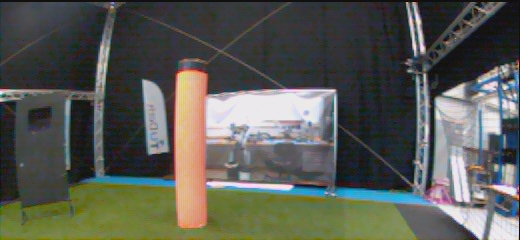
#> input picture Python Tryouts/test.jpg, 520 x 240 px, found by its file name
$ python most_optimized.py
#> lines starting #> are read from the running program, lines starting #| are printed output that depends on the picture; after the words box and inside, x2 and y2 are one past the last pixel; in counts of white or black regions, pixels touching at a corner belong together; long printed decimals are rounded
### Python Tryouts/Python Files/floor_detection.py
#  First implement decision tree from learning classifier notebook

# from image_processing import filter_color
import cv2
import matplotlib.pyplot as plt
import numpy as np

import os
from scipy.ndimage import convolve

# file = 'AE4317_2019_datasets/cyberzoo_aggressive_flight/20190121-144646/25181969.jpg'
file = 'AE4317_2019_datasets/cyberzoo_aggressive_flight/20190121-144646/41815146.jpg'
file = 'test.jpg'
assert os.path.exists(file)

im = cv2.imread(file)
#> im is the input picture: shape (240, 520, 3); mean B, G, R 84.3, 91.3, 89.4

'''
This file contains a ground decision tree
'''

def ground_decision_tree(im):

    im = cv2.cvtColor(im, cv2.COLOR_BGR2YUV)

    indices = np.where((im[:,:,1]<=115.5) & (im[:,:,2]<=145))
    # v smaller than 145
    im[:,:,1][indices] = 255
    im[:,:,2][indices] = 128
    im[:,:,0][indices] = 128
    mask = np.zeros((im.shape[0],im.shape[1]))
    mask[indices[0],indices[1]] = 255
    mask[mask<254] = 0

    im = cv2.cvtColor(im, cv2.COLOR_YUV2RGB)
    return im, mask

def isophote(im):
    pass

### Python Tryouts/Python Files/most_optimized.py
import cv2
import matplotlib.pyplot as plt
import numpy as np
import os
from scipy.ndimage import convolve
from floor_detection import ground_decision_tree
import sys
# file = 'AE4317_2019_datasets/cyberzoo_aggressive_flight/20190121-144646/25181969.jpg'
file_01 = 'AE4317_2019_datasets/cyberzoo_aggressive_flight/20190121-144646/41815146.jpg'
file = 'test.jpg'

assert os.path.exists(file)

im = cv2.imread(file)
sub_width = 25
height = 75

'''
This file is the final python implementation of the simple horizon finder and object detector algorithm

'''

# first create sub_images of original image to create more test samples
sub_images = []
for i in range(sub_width,im.shape[1],2*sub_width):
    sub_images.append(im[240-height:-1,i-sub_width:i+sub_width,:])
#> after the loop, sub_images = 10 items


### START HERE ###
def find_next(im_bw, prev_points, h,w,step = 3, alpha = .8):
    '''Inputs:
    im_bw: mask of ground, 1 if ground, 0 if not ground
    prev_points: previous points of the horizon, used to find next point more efficiently
    h: height of the sub_image
    step: step size to find next point, if 3 only every three columns, the horizon is detected

    output:
    next horizon point or the bottom of the image if no point is found (eg when corner)'''
    # if prev points is only the initial point, dir is [0,step]

    # append prev_points to have better moving average
    prev_points = [prev_points[0],prev_points[0],*prev_points]

    # estimate direction of next point based on previous points
    dir = [int((prev_points[-3][0]*1+prev_points[-2][0]*2+prev_points[-1][0]*3)/6)-prev_points[-1][0],3*(len(prev_points)-2)]
    # if straight edge, we will overshoot and go to end point
    if abs(dir[0]/step)> 2:
        dir[0] = 0

    # initial guess
    init_guess = [prev_points[-1][0] + dir[0], dir[1]]

    edge_found = False
    while not edge_found:

        # if we are not yet on the edge
        if init_guess[0]+1<h:

            # if on edge, pixel above + pixel below == 1 if on ground == 2 if in air == 0
            if (im_bw[init_guess[0], init_guess[1]] + im_bw[init_guess[0]-1, init_guess[1]] ) == 1:
                edge_found = True

            elif (im_bw[init_guess[0], init_guess[1]] + im_bw[init_guess[0]-1, init_guess[1]] ) == 0:
                # its in the air, move down
                init_guess[0] += 1

            else:
                # its on ground, move up
                init_guess[0] -= 1
        else:
            # we are on the edge
            return [h,init_guess[1]]

    return init_guess

import sys
def hor_tracer(sub_im, step = 3):
    ''' input:
    sub_im: the sub_image to trace the horizon
    step: step size of horizon detector

    output:
    hor_points: returns the horizon points found
    '''
    h,w,_ = sub_im.shape

    # first create mask from sub image
    ground = ground_decision_tree(sub_im)[1]
    ground = np.float32(ground)
    ground[ground != 0] = 1
    ground = cv2.convertScaleAbs(ground)

    # start looking for ground
    ground_found = False
    # find first point, and make sure it is not just noise
    i = 0
    col = 0
    while not ground_found and i < (h-5) and col < (w-5):
        if ground[i,col] != 0:
            area = 0
            for j in range(5):
                for k in range(5):
                    area+= ground[i+j,k]

            if area > 20:

                ground_found = True

        i+=1
        if i == h-5:
            i = 0
            col += 1

    # first point of horizon is at row i
    start_row = i

    # find edge
    hor_points = [[start_row,0]]
    dirs = []
    i = 0
    end = False
    # look for horizon points within width of sub image
    while hor_points[-1][1]<= w-step and i < 100 and not end:
        next_point = find_next(ground, hor_points,h=h, w=w,step = 5)
        hor_points.append(next_point)
        dirs.append(dir)
        # plot the point
        plt.plot(next_point[1], next_point[0],'o',color='y')

        i+=1


    # for point in hor_points:
    #     plt.plot(point[1],point[0], 'o', c='y')
    plt.title("Simple horizon finder: Sub Window")
    plt.imshow(sub_im)
    plt.show()
    return hor_points


def second_derivative(hor_points):
    '''
    Find the second derivatives using the central difference formula,
    f''(x) ≈ [f(x+h) - 2f(x) + f(x-h)] / h^2
    input:
    hor_points: the collection of horizon points

    output:
    fdd: second derivative estimate
    y_lst: y values of the hor_points
    '''

    # assume a constant step size
    delta_x = hor_points[1][1] - hor_points[0][1]
    y_lst = []
    for i, point in enumerate(hor_points):
        y_lst.append(point[0])

    fdd_lst = []
    # for all points in y_lst find derivatives
    for i,y in enumerate(y_lst[1:-1]):
        fdd = (y_lst[i] - 2*y + y_lst[i+2])/(delta_x**2)
        fdd_lst.append(fdd)

    return fdd_lst, y_lst

def find_mom(fdd, thr = 1):
    '''
    Find the number of momentum changes with a certain threshold
    input:
    fdd: list of second derivatives
    thr: threshold

    output:
    count: the number of momentum changes'''
    count = 0
    for i in fdd:
        if  abs(i) >= thr:
            count+=1
    return count

def confidence(hor_points, im_height):
    '''
    Calculate the confidence of flying straight in our direction
    inputs:
    hor_points: the horizon points from the horizon tracer
    im_height: height of the sub image

    outputs:
    conf: confidence of direction as a value between 0 and 240, higher better
    left: true if horizon on the left is higher than on the right
    '''
    y_lst = []
    for i, point in enumerate(hor_points):
        y_lst.append(point[0])

    left = True
    y_left = y_lst[0:len(y_lst)//2]
    y_right = y_lst[len(y_lst)//2:]

    if np.average(y_left) < np.average(y_right):
        left = True
    else:
        left = False


    min_y = max(y_lst)
    conf = (im_height-min_y)/im_height

    return conf, left


plt.figure()
plt.title("Original Image")
plt.imshow(im)
# for sub_image in sub_images[3:6]:
sub_image = sub_images[3]
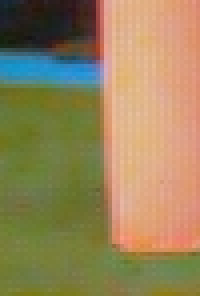
#> sub_image: shape (74, 50, 3) (shown 4 times larger); mean of channels 0, 1, 2 90.6, 132.3, 150.2; drawn as B, G, R
hor_points = hor_tracer(sub_image)
#> in ground_decision_tree, `im = cv2.cvtColor(im, cv2.COLOR_BGR2YUV)`: im: shape (74, 50, 3); mean of channels 0, 1, 2 133, 107.1, 143.2
#> in ground_decision_tree, `indices = np.where((im[:,:,1]<=115.5) & (im[:,:,2]<=145))`: indices = 1587 positions, rows 11 to 73, columns 0 to 49
#> in ground_decision_tree, `im[:,:,1][indices] = 255`: im: shape (74, 50, 3); mean of channels 0, 1, 2 133, 173.1, 143.2
#> in ground_decision_tree, `im[:,:,2][indices] = 128`: im: shape (74, 50, 3); mean of channels 0, 1, 2 133, 173.1, 142.6
#> in ground_decision_tree, `im[:,:,0][indices] = 128`: im: shape (74, 50, 3); mean of channels 0, 1, 2 139.6, 173.1, 142.6
#> in hor_tracer, `ground = ground_decision_tree(sub_im)[1]`:
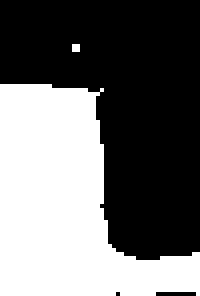
#> ground: shape (74, 50) float64 (shown 4 times larger); 42.9% white; 2 white regions (1 under 20 px), largest, box (x1, y1, x2, y2) and area: (0, 21, 50, 74) 1583
#> after the loop in hor_tracer, `while not ground_found and i < (h-5) and col < (w-5):`: col = 0; i = 22
#> in hor_tracer, `hor_points = [[start_row,0]]`: hor_points = [[22, 0]]
#> the loop in hor_tracer, `while hor_points[-1][1]<= w-step and i < 100 and not end:` made 16 passes
#> next_point on passes 5, 6, 7, 8, 9, 10, 11, 12, 13, 16: [22, 15], [22, 18], [22, 21], [23, 24], [61, 27], [63, 30], [64, 33], [65, 36], [65, 39], [63, 48]
#> (prev_points in find_next, next_point) on passes 2 to 4: ([[22, 0], [22, 0], [22, 0], [21, 3]], [21, 6]), ([[22, 0], [22, 0], [22, 0], [21, 3], [21, 6]], [21, 9]), ([[22, 0], [22, 0], [22, 0], [21, 3], [21, 6], [21, 9]], [21, 12])
#> after the loop in hor_tracer, `while hor_points[-1][1]<= w-step and i < 100 and not end:`: dirs = 16 items; hor_points = [[22, 0], [21, 3], [21, 6], [21, 9], [21, 12], [22, 15], [22, 18], [22, 21], [23, 24], [61, 27], [63, 30], [64, 33], [65, 36], [65, 39], [64, 42], [64, 45], [63, 48]]; i = 16
#> in hor_tracer, `plt.show()`:
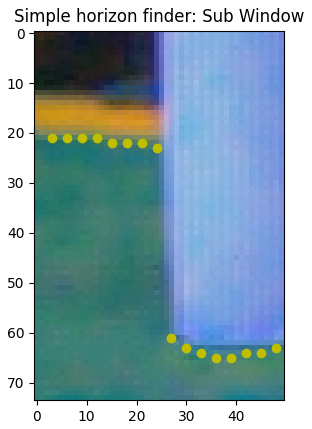
#> figure drawn by matplotlib, 1 panel; B, G, R data is drawn as R, G, B
fdd, y_lst = second_derivative(hor_points)
#> in second_derivative, `delta_x = hor_points[1][1] - hor_points[0][1]`: delta_x = 3
#> the loop in second_derivative, `for i, point in enumerate(hor_points):` made 17 passes
#> after the loop in second_derivative, `for i, point in enumerate(hor_points):`: y_lst = [22, 21, 21, 21, 21, 22, 22, 22, 23, 61, 63, 64, 65, 65, 64, 64, 63]
#> the loop in second_derivative, `for i,y in enumerate(y_lst[1:-1]):` made 15 passes
#> (y, fdd) on passes 1 to 12: (21, 0.111), (21, 0), (21, 0), (21, 0.111), (22, -0.111), (22, 0), (22, 0.111), (23, 4.11), (61, -4), (63, -0.111), (64, 0), (65, -0.111)
#> after the loop in second_derivative, `for i,y in enumerate(y_lst[1:-1]):`: fdd_lst = [0.111, 0, 0, 0.111, -0.111, 0, 0.111, 4.11, -4, -0.111, 0, -0.111, -0.111, 0.111, -0.111]
#> fdd has the same summary as fdd_lst in second_derivative
print(y_lst)
#| [22, 21, 21, 21, 21, 22, 22, 22, 23, 61, 63, 64, 65, 65, 64, 64, 63]

x_arr = np.arange(0,len(fdd))
#> x_arr = [0, 1, 2, 3, 4, 5, 6, 7, 8, 9, 10, 11, 12, 13, 14]
print(find_mom(fdd, thr=.5))
#> the loop in find_mom, `for i in fdd:` made 15 passes
#> (i, count) on passes 8 to 9: (4.11, 1), (-4, 2)
#> i on passes 1 to 6: 0.111, 0, 0, 0.111, -0.111, 0
#> after the loop in find_mom, `for i in fdd:`: count = 2
#| 2

print(confidence(hor_points, sub_image.shape[0]))
#> the loop in confidence, `for i, point in enumerate(hor_points):` made 17 passes
#> in confidence, `y_left = y_lst[0:len(y_lst)//2]`: y_left = [22, 21, 21, 21, 21, 22, 22, 22]
#> in confidence, `y_right = y_lst[len(y_lst)//2:]`: y_right = [23, 61, 63, 64, 65, 65, 64, 64, 63]
#> in confidence, `min_y = max(y_lst)`: min_y = 65
#> in confidence, `conf = (im_height-min_y)/im_height`: conf = 0.122
#| (0.1216, True)
plt.figure()
plt.title("Second derivative of the horizon line")
plt.plot([0,len(fdd)],[0.5,.5],c='r')
plt.plot([0,len(fdd)],[-0.5,-.5],c='r')
plt.plot(x_arr,fdd)
plt.figure()
plt.title("Original Image")
plt.imshow(im)
plt.show()
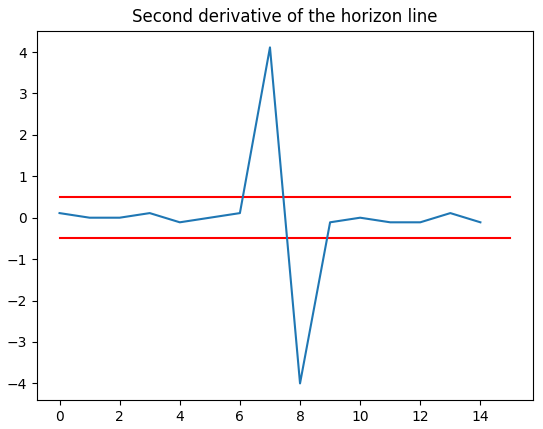
#> figure drawn by matplotlib, 1 panel; curve peaks at x = 7, y = 4.11


### END HERE ###


### SCRAP CODE ###

# [106 lines left out: functions find_next, find_mom_changes, not called in this run]


# [27 lines of commented-out code are left out]


def is_green(sub_im, sensitivity = 2):
    '''Checks number of pixel rows fully green in subimage.'''
    w,h,_ = sub_im.shape

    ground = ground_decision_tree(sub_im)[1]


    # ground_edges = convolve(ground,ridge_01)

    # ground_edges[ground_edges!=0] = 1

    ground[ground != 0] = 1
    ground = cv2.convertScaleAbs(ground)

    # plt.imshow(ground)
    # plt.show()


is_green(sub_images[2])
#> in ground_decision_tree (call 2), `im = cv2.cvtColor(im, cv2.COLOR_BGR2YUV)`: im: shape (74, 50, 3); mean of channels 0, 1, 2 99.6, 109.4, 121.9
#> in ground_decision_tree (call 2), `indices = np.where((im[:,:,1]<=115.5) & (im[:,:,2]<=145))`: indices = 2720 positions, rows 18 to 73, columns 0 to 49
#> in ground_decision_tree (call 2), `im[:,:,1][indices] = 255`: im: shape (74, 50, 3); mean of channels 0, 1, 2 99.6, 224, 121.9
#> in ground_decision_tree (call 2), `im[:,:,2][indices] = 128`: im: shape (74, 50, 3); mean of channels 0, 1, 2 99.6, 224, 121.9
#> in ground_decision_tree (call 2), `im[:,:,0][indices] = 128`: im: shape (74, 50, 3); mean of channels 0, 1, 2 111.9, 224, 121.9
#> in ground_decision_tree (call 2), `im = cv2.cvtColor(im, cv2.COLOR_YUV2RGB)`:
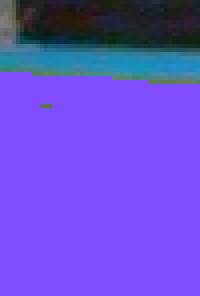
#> im: shape (74, 50, 3) (shown 4 times larger); mean R, G, B 104.9, 77.6, 210.7
#> in is_green, `ground = ground_decision_tree(sub_im)[1]`:
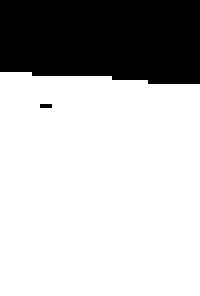
#> ground: shape (74, 50) float64 (shown 4 times larger); 73.5% white; 2 black regions (1 under 20 px), largest, box (x1, y1, x2, y2) and area: (0, 0, 50, 21) 977
#> in is_green, `ground = ground_decision_tree(sub_im)[1]`:
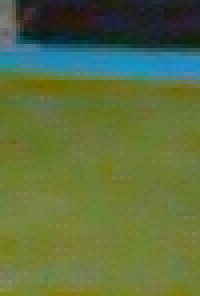
#> sub_im: shape (74, 50, 3) (shown 4 times larger); mean of channels 0, 1, 2 62, 110.5, 92.7; drawn as B, G, R
